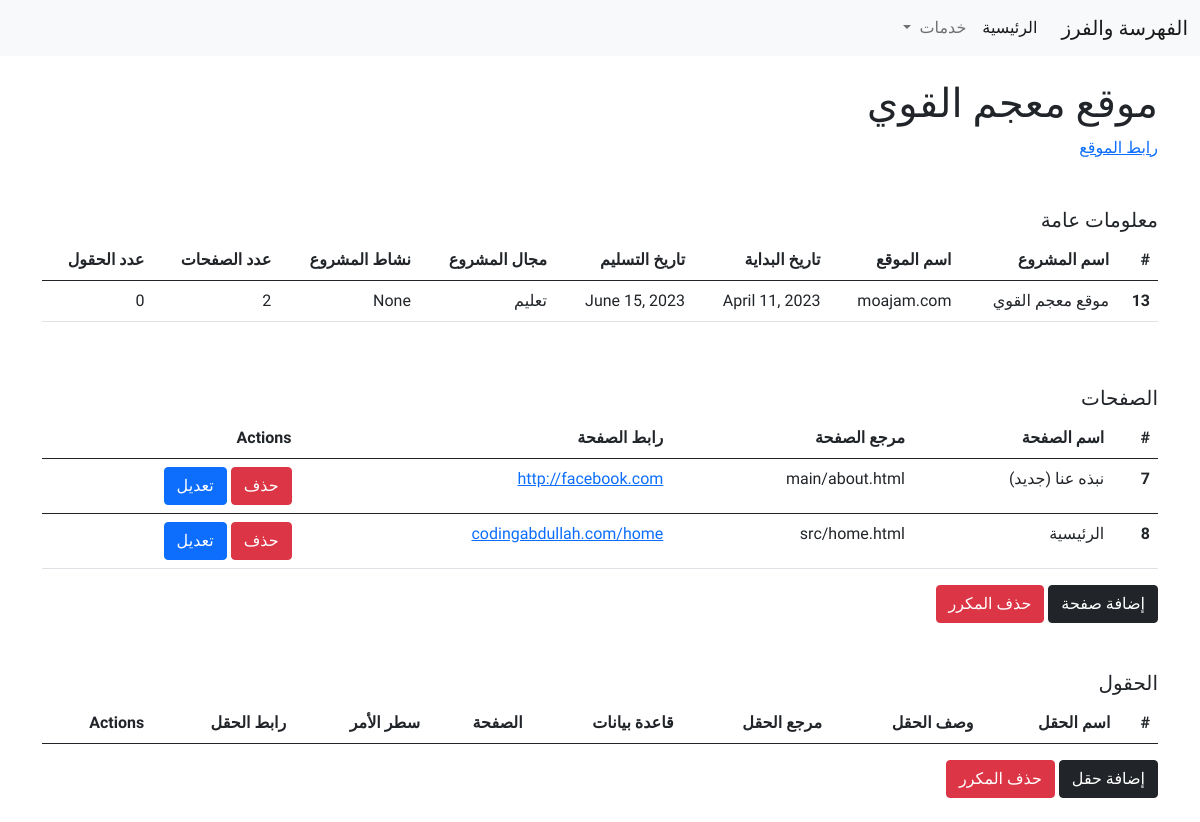
The page /13/ on the database its author committed.
### fahrasah/models.py (models this page shows, shortened)
class Project(models.Model):
    title = models.CharField(max_length=150, verbose_name="اسم المشروع")
    website_name = models.CharField(max_length=200, verbose_name="اسم الموقع")
    website_field = models.ForeignKey(WebsiteField, on_delete=models.SET_NULL, null=True, blank=True, verbose_name="مجال المشروع")
    website_activity = models.ForeignKey(WebsiteActivity, on_delete=models.SET_NULL, null=True, blank=True, verbose_name="نشاط المشروع")
    start_date = models.DateField(auto_now_add=False, verbose_name="تاريخ بداية المشروع")
    end_date = models.DateField(verbose_name="الموعد النهائي المتوقع")

class WebsiteField(models.Model):
    name = models.CharField(max_length=150, verbose_name="اسم المجال")
    def __str__(self):
        return self.name
    class Meta:
        verbose_name = "مجال موقع"
        verbose_name_plural = "مجال موقع"

class Page(models.Model):
    project = models.ForeignKey(Project, on_delete=models.CASCADE, verbose_name="المشروع")
    name = models.CharField(max_length=200, verbose_name="اسم الصفحة")
    reference = models.CharField(max_length=200, verbose_name="مرجع الصفحة")
    url = models.URLField(verbose_name="رابط الصفحة")

### fahrasah/views.py (the view)
# urls.py: path('<int:id>/', project, name='single-project'),
def project(request, id):
    project = Project.objects.get(id=id)
    pages = Page.objects.filter(project=project)
    fields = Field.objects.filter(project=project)
    context = {
        'project': project,
        'pages': pages,
        'fields': fields,
    }
    return render(request, 'fahrasah/single-project.html', context)

### fahrasah/templates/fahrasah/single-project.html (shortened to what this page needs)
{% extends 'base.html' %}
{% block content %}
<h1>{{project.title}}</h1>
<a href="{{project.url}}">رابط الموقع</a>
<h5 class="mt-5">معلومات عامة</h5>
<div class="table-responsive">
<table class="table">
    <thead>
      <tr>
        <th scope="col">#</th>
        <th scope="col">اسم المشروع</th>
        <th scope="col">اسم الموقع</th>
        <th scope="col">تاريخ البداية</th>
        <th scope="col">تاريخ التسليم</th>
        <th scope="col">مجال المشروع</th>
        <th scope="col">نشاط المشروع</th>
        <th scope="col">عدد الصفحات</th>
        <th scope="col">عدد الحقول</th>
      </tr>
    </thead>
    <tbody>
      <tr>
        <th scope="row">{{project.id}}</th>
        <td>{{project.title}}</td>
        <td>{{project.website_name}}</td>
        <td>{{project.start_date}}</td>
        <td>{{project.end_date}}</td>
        <td>{{project.website_field}}</td>
        <td>{{project.website_activity}}</td>
        <td>{{pages.count}}</td>
        <td>{{fields.count}}</td>
      </tr>
    </tbody>
</table>
</div>
<h5 class="mt-5">الصفحات</h5>
<div class="table-responsive">
<table class="table">
    <thead>
      <tr>
        <th scope="col">#</th>
        <th scope="col">اسم الصفحة</th>
        <th scope="col">مرجع الصفحة</th>
        <th scope="col">رابط الصفحة</th>
        <th scope="col">Actions</th>
      </tr>
    </thead>
    <tbody>
    {% for page in pages %}
      <tr>
        <th scope="row">{{page.id}}</th>
        <td>{{page.name}}</td>
        <td>{{page.reference}}</td>
        <td><a href="{{page.url}}">{{page.url}}</a></td>
        <td>
            <a href="{% url 'fahrasah:del-page' page.id %}" class="btn btn-danger">حذف</a>
            <a href="{% url 'fahrasah:edit-page' page.id %}" class="btn btn-primary">تعديل</a>
        </td>
      </tr>
    </tbody>
    {% endfor %}
</table>
</div>
<a href="{% url 'fahrasah:add-page' project.id %}" class="btn btn-dark">إضافة صفحة</a>
<a href="{% url 'fahrasah:del-duplicated-pages' project.id %}" class="btn btn-danger">حذف المكرر</a>
<h5 class="mt-5">الحقول</h5>
<div class="table-responsive">
<table class="table">
    <thead>
      <tr>
        <th scope="col">#</th>
        <th scope="col">اسم الحقل</th>
        <th scope="col">وصف الحقل</th>
        <th scope="col">مرجع الحقل</th>
        <th scope="col">قاعدة بيانات</th>
        <th scope="col">الصفحة</th>
        <th scope="col">سطر الأمر</th>
        <th scope="col">رابط الحقل</th>
        <th scope="col">Actions</th>
      </tr>
    </thead>
</table>
</div>
<a href="{% url 'fahrasah:add-field' project.id %}" class="btn btn-dark">إضافة حقل</a>
<a href="{% url 'fahrasah:del-duplicated-fields' project.id %}" class="btn btn-danger">حذف المكرر</a>
{% endblock content %}

### templates/base.html (style rules this page uses)
* { font-family: 'Changa', sans-serif; }

### rows shown on the page
Project: title "موقع معجم القوي", id "13", website_name "moajam.com", start_date "April 11, 2023", end_date "June 15, 2023", website_field "تعليم", website_activity "None"
Page: id "7", name "نبذه عنا (جديد)", reference "main/about.html", url "http://facebook.com"
Page: id "8", name "الرئيسية", reference "src/home.html", url "codingabdullah.com/home"

### other values the page prints
{{ pages.count }} "2"
{{ fields.count }} "0"
